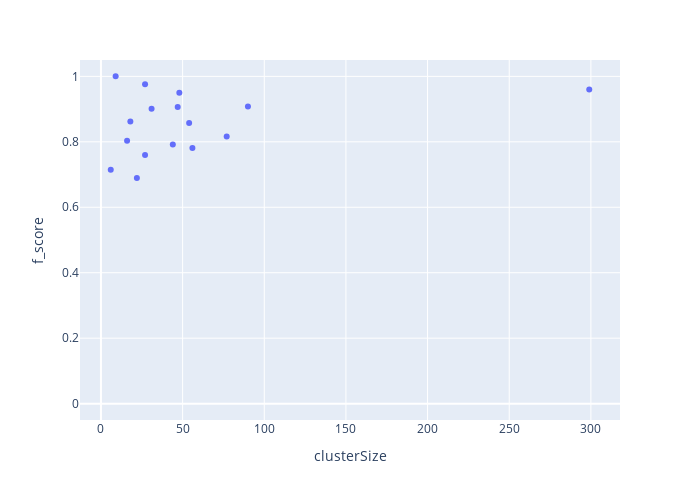

Notebook code for this chart:
### Code cell
ns.pl.scatter_w_clusterSize(results, "f_score", save = True, output_folder = output_folder, outputfilename_prefix = outputfilename_prefix)

### Figure 1 — Plotly figure (JSON) as saved in the notebook; plotly's stock layout.template omitted (floating-point values rounded to 4 significant figures)
{"data": [{"hovertemplate": "<b>%{hovertext}</b><br><br>clusterSize=%{x}<br>f_score=%{y}<extra></extra>", "hovertext": ["e1_e299_SLC17A7_L5b_Cdh13", "g1_g48_GLI3_Astro_Gja1", "g2_g27_APBB1IP_Micro_Ctss", "g3_g18_GPNMB_OPC_Pdgfra", "g4_g9_MOG_Oligo_Opalin", "i10_i16_TSPAN12_Vip_Mybpc1", "i11_i6_EGF_Vip_Mybpc1", "i1_i90_COL5A2_Ndnf_Car4", "i2_i77_LHX6_Sst_Cbln4", "i3_i56_BAGE2_Ndnf_Cxcl14", "i4_i54_MC4R_Ndnf_Cxcl14", "i5_i47_TRPC3_Ndnf_Car4", "i6_i44_GPR149_Vip_Mybpc1", "i7_i31_CLMP_Ndnf_Cxcl14", "i8_i27_SNCG_Vip_Mybpc1", "i9_i22_TAC3_Vip_Mybpc1"], "legendgroup": "", "marker": {"color": "#636efa", "symbol": "circle"}, "mode": "markers", "name": "", "orientation": "v", "showlegend": false, "type": "scatter", "x": [299, 48, 27, 18, 9, 16, 6, 90, 77, 56, 54, 47, 44, 31, 27, 22], "xaxis": "x", "y": [0.9597, 0.95, 0.9756, 0.8621, 1, 0.8036, 0.7143, 0.9078, 0.8166, 0.7812, 0.8571, 0.9064, 0.7917, 0.9009, 0.7595, 0.6897], "yaxis": "y"}], "layout": {"height": 500, "legend": {"tracegroupgap": 0}, "margin": {"t": 60}, "width": 700, "xaxis": {"anchor": "y", "autorange": true, "domain": [0, 1], "range": [-12.83, 317.8], "title": {"text": "clusterSize"}, "type": "linear"}, "yaxis": {"anchor": "x", "domain": [0, 1], "range": [-0.05, 1.05], "title": {"text": "f_score"}, "type": "linear"}}}
